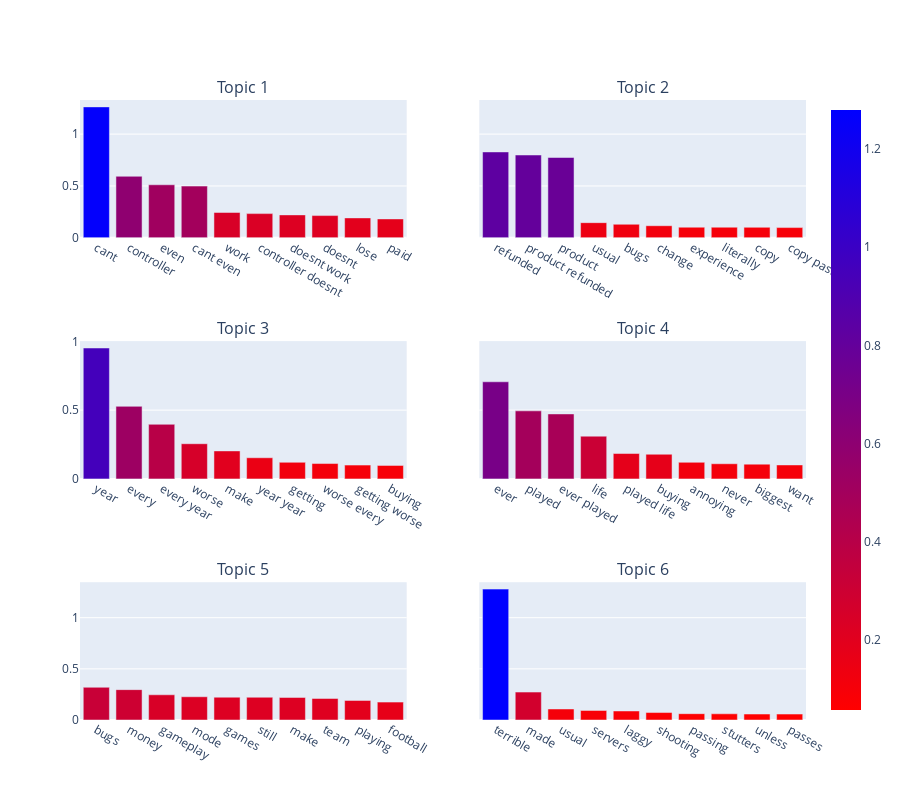

Notebook cell for this chart:
### Code cell
fig = make_subplots(
    rows=3, cols=2, shared_yaxes=True,
    subplot_titles=[f"Topic {i+1}" for i in range(N_TOPICS)],
)

for i in range(N_TOPICS):
    topic = nmf_top[i][1]
    word = list(zip(*topic))[0]
    score = list(zip(*topic))[1]

    fig.add_trace(
        go.Bar(x=word, y=score, marker=dict(color=score, coloraxis="coloraxis")),
        row=i // 2 + 1, col=i % 2 + 1
    )

fig.update_layout(coloraxis=dict(colorscale='Bluered_r'), showlegend=False, height=800)
fig.show()

### Figure 1 — Plotly figure (JSON) as saved in the notebook; plotly's stock layout.template omitted (floating-point values rounded to 4 significant figures)
{"data": [{"marker": {"color": [1.263, 0.5931, 0.5112, 0.4985, 0.2442, 0.233, 0.2209, 0.214, 0.1917, 0.182], "coloraxis": "coloraxis"}, "type": "bar", "x": ["cant", "controller", "even", "cant even", "work", "controller doesnt", "doesnt work", "doesnt", "lose", "paid"], "xaxis": "x", "y": [1.263, 0.5931, 0.5112, 0.4985, 0.2442, 0.233, 0.2209, 0.214, 0.1917, 0.182], "yaxis": "y"}, {"marker": {"color": [0.8281, 0.7984, 0.7743, 0.1457, 0.1302, 0.1162, 0.1022, 0.102, 0.1011, 0.0983], "coloraxis": "coloraxis"}, "type": "bar", "x": ["refunded", "product refunded", "product", "usual", "bugs", "change", "experience", "literally", "copy", "copy paste"], "xaxis": "x2", "y": [0.8281, 0.7984, 0.7743, 0.1457, 0.1302, 0.1162, 0.1022, 0.102, 0.1011, 0.0983], "yaxis": "y2"}, {"marker": {"color": [0.952, 0.5278, 0.397, 0.2558, 0.2035, 0.1538, 0.1207, 0.1116, 0.1003, 0.09814], "coloraxis": "coloraxis"}, "type": "bar", "x": ["year", "every", "every year", "worse", "make", "year year", "getting", "worse every", "getting worse", "buying"], "xaxis": "x3", "y": [0.952, 0.5278, 0.397, 0.2558, 0.2035, 0.1538, 0.1207, 0.1116, 0.1003, 0.09814], "yaxis": "y3"}, {"marker": {"color": [0.7062, 0.4949, 0.4725, 0.3107, 0.1845, 0.1793, 0.1205, 0.1101, 0.1074, 0.1015], "coloraxis": "coloraxis"}, "type": "bar", "x": ["ever", "played", "ever played", "life", "played life", "buying", "annoying", "never", "biggest", "want"], "xaxis": "x4", "y": [0.7062, 0.4949, 0.4725, 0.3107, 0.1845, 0.1793, 0.1205, 0.1101, 0.1074, 0.1015], "yaxis": "y4"}, {"marker": {"color": [0.3198, 0.2968, 0.2465, 0.2272, 0.2229, 0.2222, 0.2207, 0.2107, 0.1915, 0.1748], "coloraxis": "coloraxis"}, "type": "bar", "x": ["bugs", "money", "gameplay", "mode", "games", "still", "make", "team", "playing", "football"], "xaxis": "x5", "y": [0.3198, 0.2968, 0.2465, 0.2272, 0.2229, 0.2222, 0.2207, 0.2107, 0.1915, 0.1748], "yaxis": "y5"}, {"marker": {"color": [1.279, 0.2728, 0.1077, 0.09347, 0.08827, 0.07286, 0.06189, 0.06061, 0.05826, 0.0579], "coloraxis": "coloraxis"}, "type": "bar", "x": ["terrible", "made", "usual", "servers", "laggy", "shooting", "passing", "stutters", "unless", "passes"], "xaxis": "x6", "y": [1.279, 0.2728, 0.1077, 0.09347, 0.08827, 0.07286, 0.06189, 0.06061, 0.05826, 0.0579], "yaxis": "y6"}], "layout": {"annotations": [{"font": {"size": 16}, "showarrow": false, "text": "Topic 1", "x": 0.225, "xanchor": "center", "xref": "paper", "y": 1, "yanchor": "bottom", "yref": "paper"}, {"font": {"size": 16}, "showarrow": false, "text": "Topic 2", "x": 0.775, "xanchor": "center", "xref": "paper", "y": 1, "yanchor": "bottom", "yref": "paper"}, {"font": {"size": 16}, "showarrow": false, "text": "Topic 3", "x": 0.225, "xanchor": "center", "xref": "paper", "y": 0.6111, "yanchor": "bottom", "yref": "paper"}, {"font": {"size": 16}, "showarrow": false, "text": "Topic 4", "x": 0.775, "xanchor": "center", "xref": "paper", "y": 0.6111, "yanchor": "bottom", "yref": "paper"}, {"font": {"size": 16}, "showarrow": false, "text": "Topic 5", "x": 0.225, "xanchor": "center", "xref": "paper", "y": 0.2222, "yanchor": "bottom", "yref": "paper"}, {"font": {"size": 16}, "showarrow": false, "text": "Topic 6", "x": 0.775, "xanchor": "center", "xref": "paper", "y": 0.2222, "yanchor": "bottom", "yref": "paper"}], "coloraxis": {"colorscale": [[0, "rgb(255,0,0)"], [1, "rgb(0,0,255)"]]}, "height": 800, "showlegend": false, "xaxis": {"anchor": "y", "domain": [0, 0.45]}, "xaxis2": {"anchor": "y2", "domain": [0.55, 1]}, "xaxis3": {"anchor": "y3", "domain": [0, 0.45]}, "xaxis4": {"anchor": "y4", "domain": [0.55, 1]}, "xaxis5": {"anchor": "y5", "domain": [0, 0.45]}, "xaxis6": {"anchor": "y6", "domain": [0.55, 1]}, "yaxis": {"anchor": "x", "domain": [0.7778, 1]}, "yaxis2": {"anchor": "x2", "domain": [0.7778, 1], "matches": "y", "showticklabels": false}, "yaxis3": {"anchor": "x3", "domain": [0.3889, 0.6111]}, "yaxis4": {"anchor": "x4", "domain": [0.3889, 0.6111], "matches": "y3", "showticklabels": false}, "yaxis5": {"anchor": "x5", "domain": [0, 0.2222]}, "yaxis6": {"anchor": "x6", "domain": [0, 0.2222], "matches": "y5", "showticklabels": false}}}
